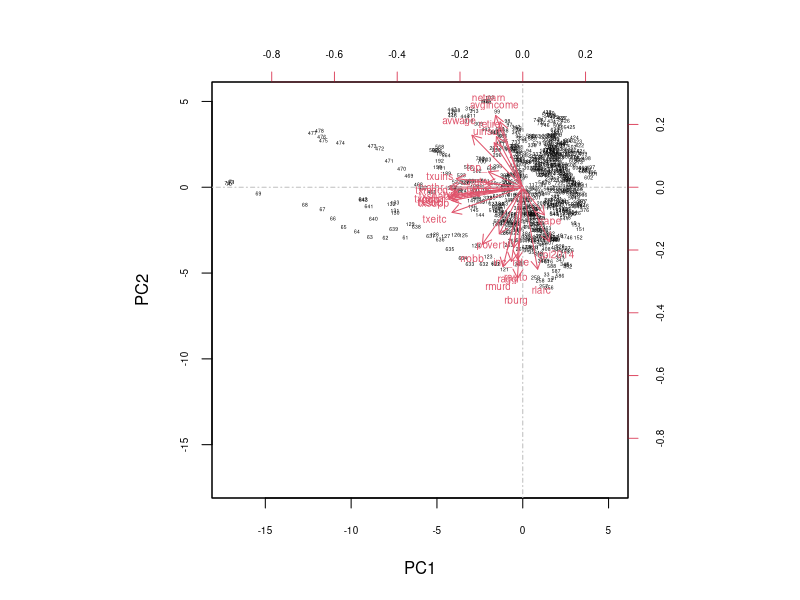
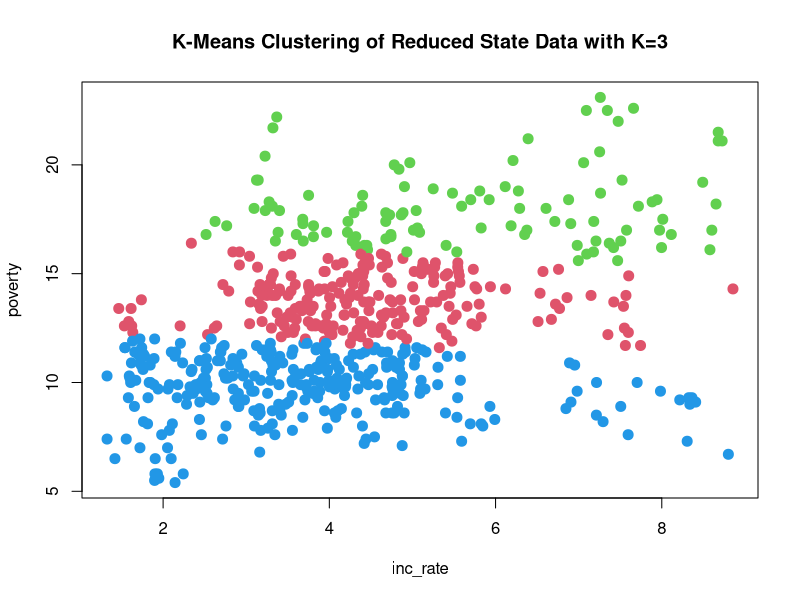
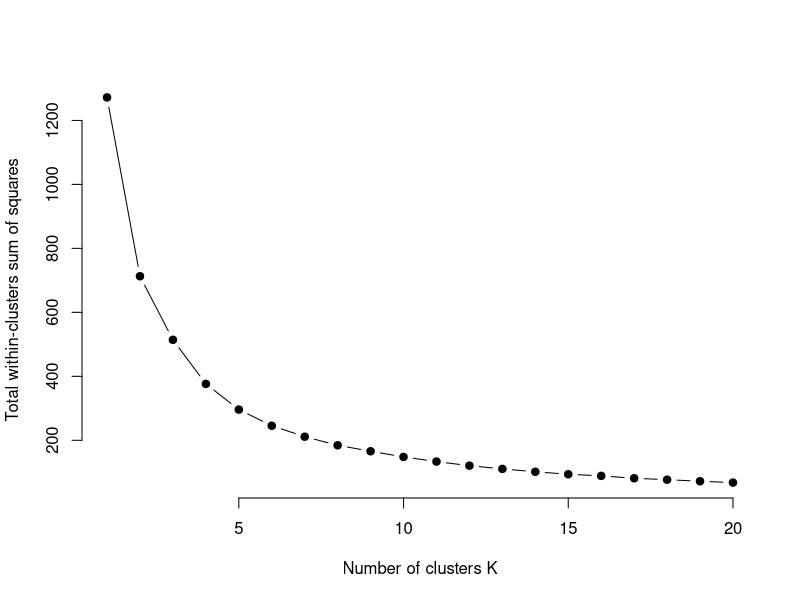

Recreate these plots in R, in order. (Note: this script raises an error after producing the figures.)
## ---- chunk 1
knitr::opts_chunk$set(echo = TRUE)
library(haven); library()
options(scipen=20)
## ---- chunk 2
state_data<-as.data.frame(read_dta("state_data.dta"))
state_data <- state_data[complete.cases(state_data),]
state_names <- state_data$state
state_data[,1] <- NULL
str(state_data)
## ---- chunk 3
pca_out <- prcomp(state_data, scale=TRUE, rank=4)
pca_out$center
pca_out$scale
## ---- chunk 4
pca_out$rotation
## ---- chunk 5
plot <- biplot(pca_out, scale=0, cex=c(0.3,0.6), cex.axis=0.6)
plot + abline(h=0, col="grey", lty=4)
plot + abline(v=0, col="grey", lty=4)
plot
## ---- chunk 6
pca_variance <- pca_out$sdev^2
pca_explained <- pca_variance/sum(pca_variance)
pca_explained
## ---- chunk 7
factors <- data.frame(pca_out$x)
str(factors)
## ---- chunk 8
pca_out$sdev
## ---- chunk 9
pca_out$sdev^2
## ---- chunk 10
state_data_red <- subset(state_data, 
                         select=c("inc_rate", "poverty"))
## ---- chunk 11
set.seed(03151813)
kmeans_out <- kmeans(state_data_red, 3)
## ---- chunk 12
kmeans_out
## ---- chunk 13
kmeans_out$centers
summary(state_data_red)
## ---- chunk 14
plot(state_data_red, col=(kmeans_out$cluster +1), # +1 to suppress default color
     main="K-Means Clustering of Reduced State Data with K=3",
     pch=20, cex=2)
## ---- chunk 15
kmeans1 <- kmeans(state_data_red, 3, nstart=1)
kmeans1$tot.withinss
## ---- chunk 16
kmeans2 <- kmeans(state_data_red, 3, nstart=50)
kmeans2$tot.withinss
## ---- chunk 17
set.seed(03151813)
scaled_state_data <- as.data.frame(scale(state_data_red, 
                                         center=TRUE, 
                                         scale=TRUE))
k.max <-20
wss <- sapply(1:k.max, 
              function(k){kmeans(scaled_state_data,
                                 k, nstart=50,
                                 iter.max = 15 )$tot.withinss})
wss
plot(1:k.max, wss,
     type="b", pch = 19, frame = FALSE, 
     xlab="Number of clusters K",
     ylab="Total within-clusters sum of squares")
## ---- chunk 18
silhouette_score <- function(k){
  km <- kmeans(scaled_state_data, centers = k, nstart=25)
  ss <- silhouette(km$cluster, dist(df))
  mean(ss[, 3])
}
k <- 2:20
avg_sil <- sapply(k, silhouette_score)
plot(k, type='b', avg_sil, xlab='Number of clusters', ylab='Average Silhouette Scores', frame=FALSE)
## ---- chunk 19
state_data$ttl_crime <- with(state_data, rmurd+rrape+rrobb+raggr+
                               rburg+rlarc+rauto)
state_data_red <- subset(state_data, 
                         select=c("inc_rate", "poverty", "txsocl", "ttl_crime"))
## ---- chunk 20
scaled_state_data <-as.data.frame(scale(state_data_red, 
                                        center=TRUE, scale=TRUE))
## ---- chunk 21
summary(state_data_red)
summary(scaled_state_data)
## ---- chunk 22
scaled_kmeans <-kmeans(scaled_state_data, 3, nstart=20)
scaled_kmeans
## ---- chunk 23
plot(scaled_state_data, col=(scaled_kmeans$cluster +1),
     main="K-Means Clustering Results with K=3",
     pch=20, cex=2)
## ---- chunk 24
scaled_state_data <- as.data.frame(scale(state_data, 
                                         center=TRUE,
                                         scale=TRUE))
full_kmeans <- kmeans(scaled_state_data, 10, nstart=50)
full_kmeans
plot(scaled_state_data[,c(8,14,19,28,29)], col=(full_kmeans$cluster +1),
     main="Model Ran Wild, K=10",
     pch=20, cex=2)
